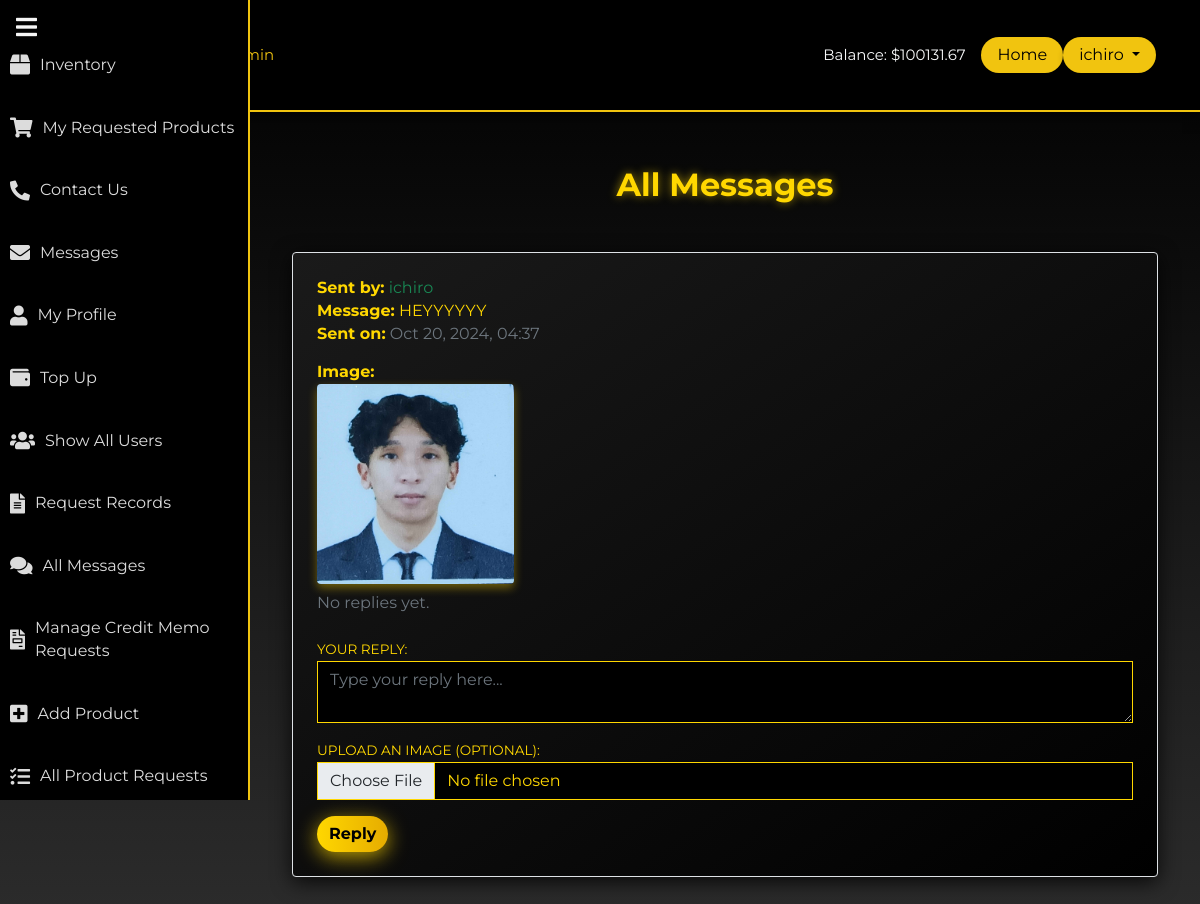
Screenshot of /contact/contact/all_messages/ (signed in) with the database file from the repository.
### myapp/models.py (models this page shows, shortened)
class UserProfile(models.Model):
    user = models.OneToOneField(User, on_delete=models.CASCADE)
    company_name = models.CharField(max_length=255)
    full_name = models.CharField(max_length=255)
    mobile_number = models.CharField(max_length=15)
    business_title = models.CharField(max_length=255)
    balance = models.DecimalField(max_digits=10, decimal_places=2, default=0.00)

### contact/models.py (models this page shows, shortened)
class Message(models.Model):
    user = models.ForeignKey(User, on_delete=models.CASCADE)  # Automatically assigned
    content = models.TextField()
    image = models.ImageField(upload_to='messages/', blank=True, null=True)  # New image field
    created_at = models.DateTimeField(auto_now_add=True)

### contact/views.py (the view)
# urls.py: path('contact/all_messages/', all_messages, name='all_messages'),  # Add this line
@login_required
def all_messages(request):
    messages = Message.objects.all().order_by('-created_at')  # Get all messages ordered by created_at
    reply_form = ReplyForm()  # Initialize an empty reply form
    return render(request, 'users/all_messages.html', {'messages': messages, 'reply_form': reply_form})

### contact/forms.py
class ReplyForm(forms.ModelForm):
    class Meta:
        model = Reply
        fields = ['content', 'image']  # Include the image field for the reply

### templates/users/all_messages.html (shortened to what this page needs)
{% extends 'users/base.html' %}
{% block content %}
<div class="container mt-4">
    <h2 class="mb-5 text-center" style="color: #FFD700; font-weight: bold; text-shadow: 0 0 10px rgba(255, 215, 0, 0.6);">All Messages</h2>
    {% if messages %}
        <div class="row">
            <div class="col-md-12">
                <ul class="list-group">
                    {% for message in messages %}
                        <li class="list-group-item mb-4 p-4 border rounded" style="background: linear-gradient(145deg, #1a1a1a, #000); color: #FFD700; box-shadow: 0 5px 20px rgba(0, 0, 0, 0.8);">
                            <div class="mb-3">
                                <strong>Sent by:</strong> <span class="text-success">{{ message.user.username }}</span><br>
                                <strong>Message:</strong> <span>{{ message.content }}</span><br>
                                <strong>Sent on:</strong> <span class="text-muted">{{ message.created_at|date:"M d, Y, H:i" }}</span>
                            </div>
                            {% if message.image %}
                                <div class="mt-2">
                                    <strong>Image:</strong><br>
                                    <img src="{{ message.image.url }}" alt="Message Image" class="img-fluid rounded" style="max-height: 200px; max-width: 100%; object-fit: cover; box-shadow: 0 4px 10px rgba(255, 215, 0, 0.4);">
                                </div>
                            {% endif %}
                            {% if message.replies.all %}
                                <h5 class="mt-4" style="color: #FFD700; font-weight: bold;">Replies:</h5>
                                <ul class="list-group mt-2">
                                    {% for reply in message.replies.all %}
                                        <li class="list-group-item mb-2 p-2 border rounded" style="background: #1a1a1a; color: #FFD700;">
                                            <strong>Reply by:</strong> <span class="text-info">{{ reply.user.username }}</span><br>
                                            <strong>Reply:</strong> <span>{{ reply.content }}</span><br>
                                            <strong>Replied on:</strong> <span class="text-muted">{{ reply.created_at|date:"M d, Y, H:i" }}</span>
                                            {% if reply.image %}
                                                <div class="mt-2">
                                                    <strong>Image:</strong><br>
                                                    <img src="{{ reply.image.url }}" alt="Reply Image" class="img-fluid rounded" style="max-height: 200px; max-width: 100%; object-fit: cover; box-shadow: 0 4px 10px rgba(255, 215, 0, 0.4);">
                                                </div>
                                            {% endif %}
                                        </li>
                                    {% endfor %}
                                </ul>
                            {% else %}
                                <p class="mt-2 text-muted">No replies yet.</p>
                            {% endif %}
                            <form action="{% url 'add_reply' message.id %}" method="POST" enctype="multipart/form-data" class="mt-4">
                                <div class="form-group">
                                    <label for="reply-content" style="color: #FFD700;">Your Reply:</label>
                                    <textarea name="content" class="form-control" style="background: #000; color: #FFD700; border: 1px solid #FFD700;" placeholder="Type your reply here..." required></textarea>
                                </div>
                                <div class="form-group mt-3">
                                    <label for="image" style="color: #FFD700;">Upload an image (optional):</label>
                                    <input type="file" name="image" accept="image/*" class="form-control" style="background: #000; color: #FFD700; border: 1px solid #FFD700;">
                                </div>
                                <button type="submit" class="btn btn-primary mt-3" style="background: linear-gradient(to right, #FFD700, #e6ac00); color: black; border: none; border-radius: 30px; font-weight: bold; box-shadow: 0 5px 20px rgba(255, 215, 0, 0.7);">
                                    Reply
                                </button>
                            </form>
                        </li>
                    {% endfor %}
                </ul>
            </div>
        </div>
    {% else %}
        <p class="text-center text-muted">No messages found.</p>
    {% endif %}
</div>
{% endblock %}

### templates/users/base.html (shortened to what this page needs)
<!doctype html>
{% load static %}
<html lang="en">
<head>
    <link href="https://cdn.jsdelivr.net/npm/bootstrap@5.0.0-beta3/dist/css/bootstrap.min.css" rel="stylesheet">
    <link rel="stylesheet" href="{% static 'users/css/main.css' %}" type="text/css">
    <link rel="stylesheet" href="https://cdnjs.cloudflare.com/ajax/libs/font-awesome/5.15.4/css/all.min.css">
</head>
<body>
<nav class="navbar navbar-expand-lg" id="main-navbar">
    <div class="container">
        <a class="navbar-brand" href="{% url 'home' %}">
        </a>
        <div class="collapse navbar-collapse" id="navbarNavAltMarkup">
            <div class="navbar-nav">
                {% if user.is_superuser %}
                    <a class="nav-link active" href="#">Homepage Admin</a>
                {% else %}
                    <a class="nav-link active" href="#">Homepage</a>
                {% endif %}
            </div>
            <div class="d-flex align-items-center ms-auto" id="authstyle">
                {% if user.is_authenticated %}
                    {% with user_profile=user.userprofile %}
                        <span class="text-light me-3">Balance: ${{ user_profile.balance }}</span>
                    {% endwith %}
<a href="{% url 'homepage' %}" class="btn" style="background-color: #f1c40f; color: #000000; border-radius: 30px; padding: 5px 15px; box-shadow: 0 4px 6px rgba(0, 0, 0, 0.2);">Home</a>
<div class="dropdown">
    <button class="btn dropdown-toggle" type="button" id="dropdownMenuButton" data-bs-toggle="dropdown" aria-expanded="false" style="background-color: #f1c40f; color: #000000; border-radius: 30px; padding: 5px 15px; box-shadow: 0 4px 6px rgba(0, 0, 0, 0.2);">
        {{ user.username }}
    </button>
</div>
                {% endif %}
            </div>
        </div>
    </div>
</nav>
{% if user.is_authenticated %}
<div class="sidebar" id="sidebar">
    <button class="toggle-sidebar" onclick="toggleSidebar()">
        <i class="fas fa-bars"></i>
    </button>
    <ul class="nav flex-column mt-4">
        <li class="nav-item"><a class="nav-link" href="{% url 'inventory' %}"><i class="fas fa-box"></i> <span>Inventory</span></a></li>
        <li class="nav-item"><a class="nav-link" href="{% url 'view_requested_products' %}"><i class="fas fa-shopping-cart"></i> <span>My Requested Products</span></a></li>
        <li class="nav-item"><a class="nav-link" href="{% url 'contact' %}"><i class="fas fa-phone-alt"></i> <span>Contact Us</span></a></li>
        <li class="nav-item"><a class="nav-link" href="{% url 'messages_user' %}"><i class="fas fa-envelope"></i> <span>Messages</span></a></li>
        <li class="nav-item"><a class="nav-link" href="{% url 'profile' %}"><i class="fas fa-user"></i> <span>My Profile</span></a></li>
        <li class="nav-item"><a class="nav-link" href="{% url 'cash_in' %}"><i class="fas fa-wallet"></i> <span>Top Up</span></a></li>
                {% endif %}
        {% if user.is_superuser %}
            <li class="nav-item"><a class="nav-link" href="{% url 'show_all_users' %}"><i class="fas fa-users"></i> <span>Show All Users</span></a></li>
            <li class="nav-item"><a class="nav-link" href="{% url 'admin_page' %}"><i class="fas fa-file-alt"></i> <span>Request Records</span></a></li>
            <li class="nav-item"><a class="nav-link" href="{% url 'all_messages' %}"><i class="fas fa-comments"></i> <span>All Messages</span></a></li>
            <li class="nav-item"><a class="nav-link" href="{% url 'manage_credit_memo_requests' %}"><i class="fas fa-file-invoice"></i> <span>Manage Credit Memo Requests</span></a></li>
            <li class="nav-item"><a class="nav-link" href="{% url 'add_product' %}"><i class="fas fa-plus-square"></i> <span>Add Product</span></a></li>
            <li class="nav-item"><a class="nav-link" href="{% url 'all_product_requests' %}"><i class="fas fa-tasks"></i> <span>All Product Requests</span></a></li>
        {% endif %}
    </ul>
</div>
<div class="main-content" id="main-content">
    {% block content %}{% endblock %}
</div>
</body>
</html>

### myapp/static/users/main.css (style rules this page uses)
#main-navbar { color: white; min-height: 14vh; font-size: 15px; }
#authstyle { margin-left: 17%; border-radius: 50%; }
body { margin:0; color:#6a6f8c; background-image: url('images/bg.png'); font:600 16px/18px 'Open Sans',sans-serif; }
*,:after,:before { box-sizing:border-box }
a { color:inherit;text-decoration:none }
body { font: 100% / 1.414 "Open Sans", "Roboto", arial, sans-serif; background: #e9e9e9; }
a, [type="submit"] { transition: all .25s ease-in; }
h1, h2 { font-weight: 300; color: rgba(255,255,255,1); }
label { font-size: .85rem; text-transform: uppercase; color: #ccc; }

### templates/users/base.html (style rules this page uses)
body { background: linear-gradient(to bottom, #000000, #2c2c2c); color: #f5f5f5; font-family: 'Montserrat', sans-serif; margin: 0; padding: 0; overflow-x: hidden; }
#main-navbar { background: #000000; box-shadow: 0 4px 12px rgba(0, 0, 0, 0.6); padding: 1rem 2rem; border-bottom: 2px solid #f1c40f; }
.navbar-nav .nav-link { color: #f5f5f5 !important; margin-right: 1rem; }
.navbar-nav .nav-link:hover, .navbar-nav .nav-link.active { color: #f1c40f !important; }
.sidebar { background-color: #000000; height: 100vh; width: 250px; position: fixed; top: 0; left: 0; padding-top: 10px; transition: all 0.3s; overflow-y: auto; border-right: 2px solid #f1c40f; }
.sidebar .nav-link { color: #dcdcdc; padding: 15px 10px; margin: 5px 0; border-radius: 8px; display: flex; align-items: center; font-size: 16px; transition: background 0.3s, color 0.3s; }
.sidebar .nav-link i { margin-right: 10px; font-size: 20px; }
.toggle-sidebar { position: absolute; top: 10px; left: 10px; background: none; border: none; color: #f5f5f5; font-size: 24px; cursor: pointer; transition: color 0.3s; }
.main-content { margin-left: 250px; padding: 30px; transition: margin-left 0.3s; }

### templates/users/all_messages.html (style rules this page uses)
.container { animation: fadeIn 1s ease; }
.list-group-item { transition: transform 0.2s ease, box-shadow 0.3s ease; }

### rows the page displays
UserProfile: balance "100131.67"
Message: user.username "ichiro", content "HEYYYYYY", created_at "Oct 20, 2024, 04:37", image (picture), shows "No replies yet."

### other values shown
{{ user.username }} "ichiro"
